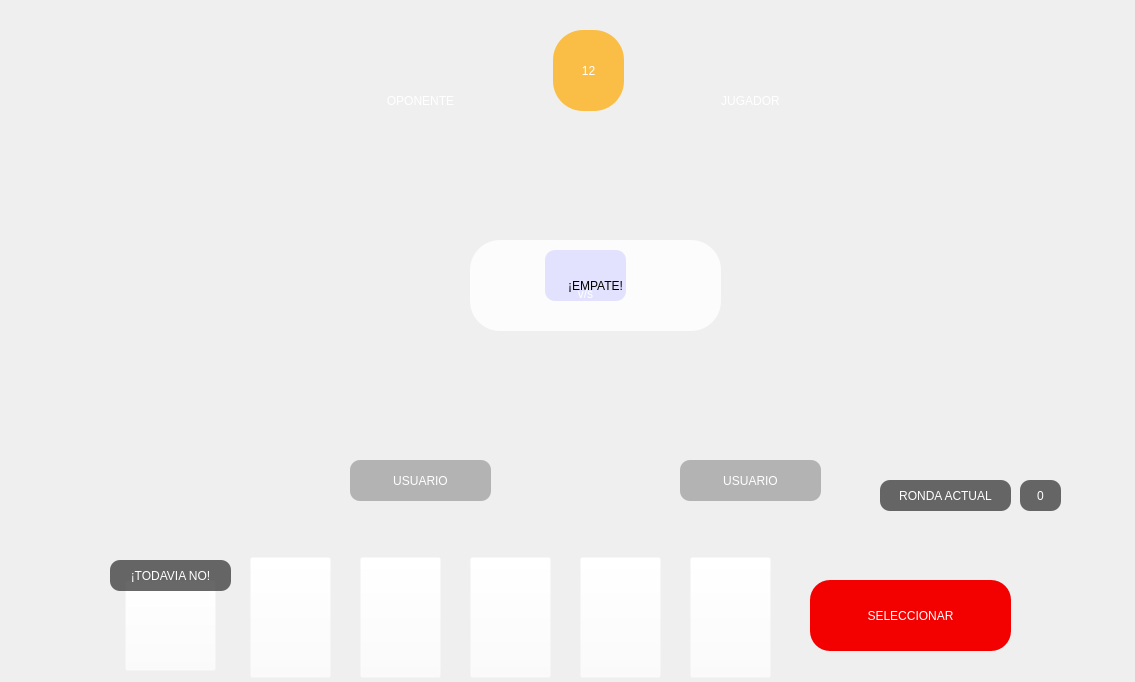
<?xml version="1.0" encoding="UTF-8"?>
<ui version="4.0">
 <class>MainWindow</class>
 <widget class="QMainWindow" name="MainWindow">
  <property name="geometry">
   <rect>
    <x>0</x>
    <y>0</y>
    <width>1135</width>
    <height>682</height>
   </rect>
  </property>
  <property name="minimumSize">
   <size>
    <width>1135</width>
    <height>682</height>
   </size>
  </property>
  <property name="maximumSize">
   <size>
    <width>1135</width>
    <height>682</height>
   </size>
  </property>
  <property name="windowTitle">
   <string>Ventana de juego</string>
  </property>
  <widget class="QWidget" name="centralwidget">
   <property name="minimumSize">
    <size>
     <width>1135</width>
     <height>682</height>
    </size>
   </property>
   <property name="maximumSize">
    <size>
     <width>1135</width>
     <height>682</height>
    </size>
   </property>
   <widget class="QLabel" name="fondo">
    <property name="geometry">
     <rect>
      <x>0</x>
      <y>0</y>
      <width>1135</width>
      <height>685</height>
     </rect>
    </property>
    <property name="text">
     <string/>
    </property>
    <property name="pixmap">
     <pixmap>../sprites/background/dojo3.png</pixmap>
    </property>
    <property name="scaledContents">
     <bool>true</bool>
    </property>
   </widget>
   <widget class="QLabel" name="bandeja">
    <property name="geometry">
     <rect>
      <x>60</x>
      <y>40</y>
      <width>1030</width>
      <height>651</height>
     </rect>
    </property>
    <property name="text">
     <string/>
    </property>
    <property name="pixmap">
     <pixmap>../sprites/background/table.png</pixmap>
    </property>
    <property name="scaledContents">
     <bool>true</bool>
    </property>
   </widget>
   <widget class="QPushButton" name="boton_seleccionar">
    <property name="geometry">
     <rect>
      <x>810</x>
      <y>580</y>
      <width>201</width>
      <height>71</height>
     </rect>
    </property>
    <property name="styleSheet">
     <string notr="true">background-color: rgb(243, 0, 0);
font: 75 16pt &quot;Segoe UI Variable Display Semib&quot;;
color: rgb(255, 255, 255);
border-radius: 20px;</string>
    </property>
    <property name="text">
     <string>SELECCIONAR</string>
    </property>
   </widget>
   <widget class="QLabel" name="carta_oponente">
    <property name="geometry">
     <rect>
      <x>310</x>
      <y>130</y>
      <width>221</width>
      <height>321</height>
     </rect>
    </property>
    <property name="text">
     <string/>
    </property>
    <property name="pixmap">
     <pixmap>../sprites/cartas/back.png</pixmap>
    </property>
    <property name="scaledContents">
     <bool>true</bool>
    </property>
   </widget>
   <widget class="QLabel" name="carta_jugador">
    <property name="geometry">
     <rect>
      <x>640</x>
      <y>130</y>
      <width>221</width>
      <height>321</height>
     </rect>
    </property>
    <property name="text">
     <string/>
    </property>
    <property name="pixmap">
     <pixmap>../sprites/cartas/back.png</pixmap>
    </property>
    <property name="scaledContents">
     <bool>true</bool>
    </property>
   </widget>
   <widget class="QLabel" name="label_oponente">
    <property name="geometry">
     <rect>
      <x>320</x>
      <y>75</y>
      <width>201</width>
      <height>51</height>
     </rect>
    </property>
    <property name="styleSheet">
     <string notr="true">color: rgb(255, 255, 255);
background-color: rgba(255, 255, 255, 0);
font: 75 20pt &quot;Segoe UI Variable Display Semib&quot;;
border-radius: 10px;</string>
    </property>
    <property name="text">
     <string>OPONENTE</string>
    </property>
    <property name="alignment">
     <set>Qt::AlignCenter</set>
    </property>
   </widget>
   <widget class="QLabel" name="oponente_1">
    <property name="geometry">
     <rect>
      <x>50</x>
      <y>180</y>
      <width>70</width>
      <height>90</height>
     </rect>
    </property>
    <property name="text">
     <string/>
    </property>
    <property name="pixmap">
     <pixmap>../sprites/cartas/back.png</pixmap>
    </property>
    <property name="scaledContents">
     <bool>true</bool>
    </property>
   </widget>
   <widget class="QLabel" name="oponente_2">
    <property name="geometry">
     <rect>
      <x>50</x>
      <y>290</y>
      <width>70</width>
      <height>90</height>
     </rect>
    </property>
    <property name="text">
     <string/>
    </property>
    <property name="pixmap">
     <pixmap>../sprites/cartas/back.png</pixmap>
    </property>
    <property name="scaledContents">
     <bool>true</bool>
    </property>
   </widget>
   <widget class="QLabel" name="oponente_3">
    <property name="geometry">
     <rect>
      <x>50</x>
      <y>400</y>
      <width>70</width>
      <height>90</height>
     </rect>
    </property>
    <property name="text">
     <string/>
    </property>
    <property name="pixmap">
     <pixmap>../sprites/cartas/back.png</pixmap>
    </property>
    <property name="scaledContents">
     <bool>true</bool>
    </property>
   </widget>
   <widget class="QLabel" name="oponente_4">
    <property name="geometry">
     <rect>
      <x>140</x>
      <y>230</y>
      <width>70</width>
      <height>90</height>
     </rect>
    </property>
    <property name="text">
     <string/>
    </property>
    <property name="pixmap">
     <pixmap>../sprites/cartas/back.png</pixmap>
    </property>
    <property name="scaledContents">
     <bool>true</bool>
    </property>
   </widget>
   <widget class="QLabel" name="oponente_5">
    <property name="geometry">
     <rect>
      <x>140</x>
      <y>340</y>
      <width>70</width>
      <height>90</height>
     </rect>
    </property>
    <property name="text">
     <string/>
    </property>
    <property name="pixmap">
     <pixmap>../sprites/cartas/back.png</pixmap>
    </property>
    <property name="scaledContents">
     <bool>true</bool>
    </property>
   </widget>
   <widget class="QPushButton" name="carta_1">
    <property name="geometry">
     <rect>
      <x>250</x>
      <y>557</y>
      <width>81</width>
      <height>121</height>
     </rect>
    </property>
    <property name="styleSheet">
     <string notr="true">background-color: rgba(255, 255, 255, 0);</string>
    </property>
    <property name="text">
     <string/>
    </property>
    <property name="icon">
     <iconset>
      <normaloff>../sprites/colores/rojo/p4.png</normaloff>../sprites/colores/rojo/p4.png</iconset>
    </property>
    <property name="iconSize">
     <size>
      <width>100</width>
      <height>121</height>
     </size>
    </property>
   </widget>
   <widget class="QPushButton" name="carta_2">
    <property name="geometry">
     <rect>
      <x>360</x>
      <y>557</y>
      <width>81</width>
      <height>121</height>
     </rect>
    </property>
    <property name="styleSheet">
     <string notr="true">background-color: rgba(255, 255, 255, 0);</string>
    </property>
    <property name="text">
     <string/>
    </property>
    <property name="icon">
     <iconset>
      <normaloff>../sprites/colores/rojo/p4.png</normaloff>../sprites/colores/rojo/p4.png</iconset>
    </property>
    <property name="iconSize">
     <size>
      <width>100</width>
      <height>121</height>
     </size>
    </property>
   </widget>
   <widget class="QPushButton" name="carta_3">
    <property name="geometry">
     <rect>
      <x>470</x>
      <y>557</y>
      <width>81</width>
      <height>121</height>
     </rect>
    </property>
    <property name="styleSheet">
     <string notr="true">background-color: rgba(255, 255, 255, 0);</string>
    </property>
    <property name="text">
     <string/>
    </property>
    <property name="icon">
     <iconset>
      <normaloff>../sprites/colores/rojo/p4.png</normaloff>../sprites/colores/rojo/p4.png</iconset>
    </property>
    <property name="iconSize">
     <size>
      <width>100</width>
      <height>121</height>
     </size>
    </property>
   </widget>
   <widget class="QPushButton" name="carta_4">
    <property name="geometry">
     <rect>
      <x>580</x>
      <y>557</y>
      <width>81</width>
      <height>121</height>
     </rect>
    </property>
    <property name="styleSheet">
     <string notr="true">background-color: rgba(255, 255, 255, 0);</string>
    </property>
    <property name="text">
     <string/>
    </property>
    <property name="icon">
     <iconset>
      <normaloff>../sprites/colores/rojo/p4.png</normaloff>../sprites/colores/rojo/p4.png</iconset>
    </property>
    <property name="iconSize">
     <size>
      <width>100</width>
      <height>121</height>
     </size>
    </property>
   </widget>
   <widget class="QPushButton" name="carta_5">
    <property name="geometry">
     <rect>
      <x>690</x>
      <y>557</y>
      <width>81</width>
      <height>121</height>
     </rect>
    </property>
    <property name="styleSheet">
     <string notr="true">background-color: rgba(255, 255, 255, 0);</string>
    </property>
    <property name="text">
     <string/>
    </property>
    <property name="icon">
     <iconset>
      <normaloff>../sprites/colores/rojo/p4.png</normaloff>../sprites/colores/rojo/p4.png</iconset>
    </property>
    <property name="iconSize">
     <size>
      <width>100</width>
      <height>121</height>
     </size>
    </property>
   </widget>
   <widget class="QLabel" name="segundos">
    <property name="geometry">
     <rect>
      <x>553</x>
      <y>30</y>
      <width>71</width>
      <height>81</height>
     </rect>
    </property>
    <property name="styleSheet">
     <string notr="true">color: rgb(255, 255, 255);
background-color: rgba(255, 170, 0, 180);
font: 75 30pt &quot;Segoe UI Variable Display Semib&quot;;
border-radius: 30px;</string>
    </property>
    <property name="text">
     <string>12</string>
    </property>
    <property name="alignment">
     <set>Qt::AlignCenter</set>
    </property>
   </widget>
   <widget class="QLabel" name="versus">
    <property name="geometry">
     <rect>
      <x>545</x>
      <y>250</y>
      <width>81</width>
      <height>51</height>
     </rect>
    </property>
    <property name="styleSheet">
     <string notr="true">color: rgb(255, 255, 255);
background-color: rgba(71, 74, 255, 180);
font: 75 25pt &quot;Segoe UI Variable Display Semib&quot;;
border-radius: 10px;</string>
    </property>
    <property name="text">
     <string>v/s</string>
    </property>
    <property name="alignment">
     <set>Qt::AlignBottom|Qt::AlignHCenter</set>
    </property>
   </widget>
   <widget class="QLabel" name="label_jugador">
    <property name="geometry">
     <rect>
      <x>650</x>
      <y>75</y>
      <width>201</width>
      <height>51</height>
     </rect>
    </property>
    <property name="styleSheet">
     <string notr="true">color: rgb(255, 255, 255);
background-color: rgba(255, 255, 255, 0);
font: 75 20pt &quot;Segoe UI Variable Display Semib&quot;;
border-radius: 10px;</string>
    </property>
    <property name="text">
     <string>JUGADOR</string>
    </property>
    <property name="alignment">
     <set>Qt::AlignCenter</set>
    </property>
   </widget>
   <widget class="QLabel" name="empate">
    <property name="geometry">
     <rect>
      <x>470</x>
      <y>240</y>
      <width>251</width>
      <height>91</height>
     </rect>
    </property>
    <property name="styleSheet">
     <string notr="true">background-color: rgba(255, 255, 255, 200);
color: rgb(0, 0, 0);
font: 75 30pt &quot;Segoe UI Variable Display Semib&quot;;
border-radius: 30px;</string>
    </property>
    <property name="text">
     <string>¡EMPATE!</string>
    </property>
    <property name="alignment">
     <set>Qt::AlignCenter</set>
    </property>
   </widget>
   <widget class="QLabel" name="usuario_oponente">
    <property name="geometry">
     <rect>
      <x>350</x>
      <y>460</y>
      <width>141</width>
      <height>41</height>
     </rect>
    </property>
    <property name="styleSheet">
     <string notr="true">color: rgb(255, 255, 255);
background-color: rgba(162, 162, 162, 200);
font: 75 12pt &quot;Segoe UI Variable Display Semib&quot;;
border-radius: 10px;</string>
    </property>
    <property name="text">
     <string>USUARIO</string>
    </property>
    <property name="alignment">
     <set>Qt::AlignCenter</set>
    </property>
   </widget>
   <widget class="QLabel" name="usuario_jugador">
    <property name="geometry">
     <rect>
      <x>680</x>
      <y>460</y>
      <width>141</width>
      <height>41</height>
     </rect>
    </property>
    <property name="styleSheet">
     <string notr="true">color: rgb(255, 255, 255);
background-color: rgba(162, 162, 162, 200);
font: 75 12pt &quot;Segoe UI Variable Display Semib&quot;;
border-radius: 10px;</string>
    </property>
    <property name="text">
     <string>USUARIO</string>
    </property>
    <property name="alignment">
     <set>Qt::AlignCenter</set>
    </property>
   </widget>
   <widget class="QLabel" name="label_ronda">
    <property name="geometry">
     <rect>
      <x>880</x>
      <y>480</y>
      <width>131</width>
      <height>31</height>
     </rect>
    </property>
    <property name="styleSheet">
     <string notr="true">color: rgb(255, 255, 255);
background-color: rgba(63, 63, 63, 200);
font: 75 8pt &quot;Segoe UI Variable Display Semib&quot;;
border-radius: 10px;</string>
    </property>
    <property name="text">
     <string>RONDA ACTUAL</string>
    </property>
    <property name="alignment">
     <set>Qt::AlignCenter</set>
    </property>
   </widget>
   <widget class="QLabel" name="ronda_actual">
    <property name="geometry">
     <rect>
      <x>1020</x>
      <y>480</y>
      <width>41</width>
      <height>31</height>
     </rect>
    </property>
    <property name="styleSheet">
     <string notr="true">color: rgb(255, 255, 255);
background-color: rgba(63, 63, 63, 200);
font: 75 12pt &quot;Segoe UI Variable Display Semib&quot;;
border-radius: 10px;</string>
    </property>
    <property name="text">
     <string>0</string>
    </property>
    <property name="alignment">
     <set>Qt::AlignCenter</set>
    </property>
   </widget>
   <widget class="QPushButton" name="boton_bienestar">
    <property name="geometry">
     <rect>
      <x>125</x>
      <y>580</y>
      <width>91</width>
      <height>91</height>
     </rect>
    </property>
    <property name="styleSheet">
     <string notr="true">background-color: rgba(255, 255, 255, 0);</string>
    </property>
    <property name="text">
     <string/>
    </property>
    <property name="icon">
     <iconset>
      <normaloff>../sprites/bonus/botones/button.png</normaloff>../sprites/bonus/botones/button.png</iconset>
    </property>
    <property name="iconSize">
     <size>
      <width>80</width>
      <height>80</height>
     </size>
    </property>
   </widget>
   <widget class="QLabel" name="mensaje_boton">
    <property name="geometry">
     <rect>
      <x>110</x>
      <y>560</y>
      <width>121</width>
      <height>31</height>
     </rect>
    </property>
    <property name="styleSheet">
     <string notr="true">color: rgb(255, 255, 255);
background-color: rgba(63, 63, 63, 200);
font: 75 8pt &quot;Segoe UI Variable Display Semib&quot;;
border-radius: 10px;</string>
    </property>
    <property name="text">
     <string>¡TODAVIA NO!</string>
    </property>
    <property name="alignment">
     <set>Qt::AlignCenter</set>
    </property>
   </widget>
  </widget>
 </widget>
 <resources/>
 <connections/>
</ui>
